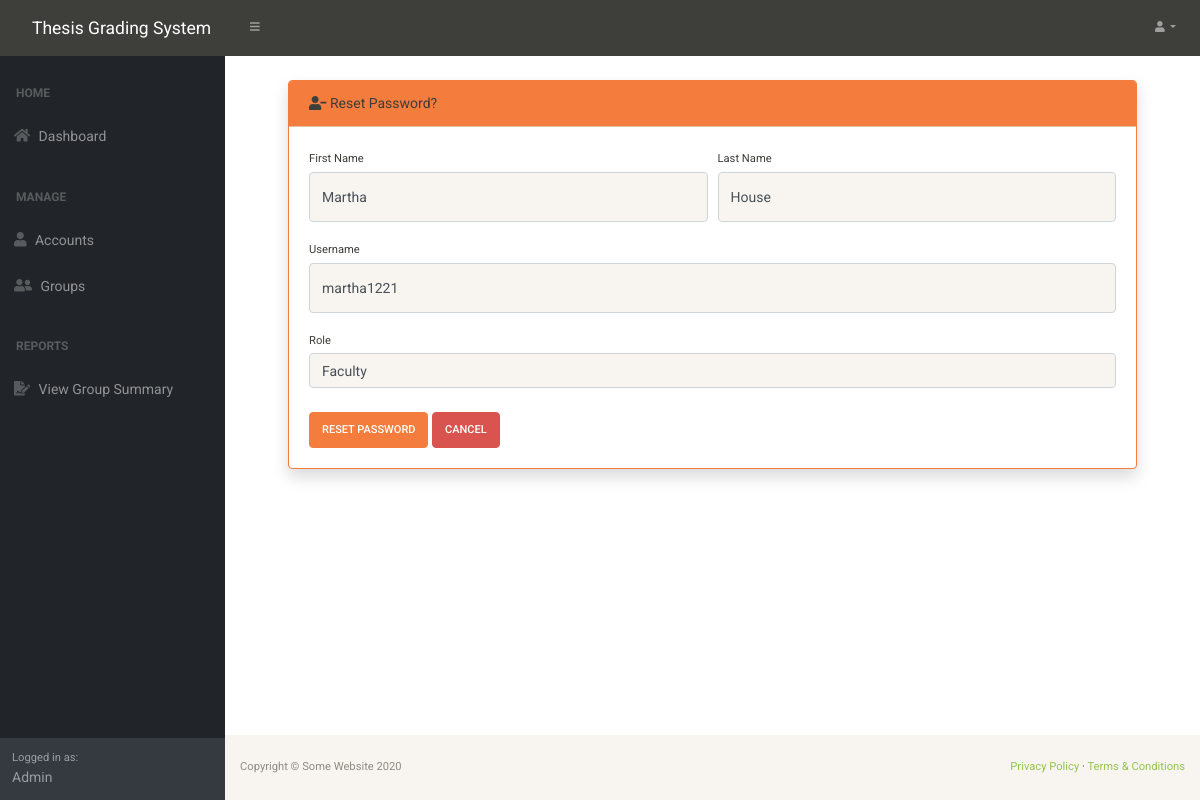
Page /AccountManagement/ResetPassword.php?id=5 (signed in) on the committed database.
### tables this page shows
CREATE TABLE `accounts` (
  `Id` int(11) NOT NULL,
  `Username` varchar(255) NOT NULL,
  `Password` varchar(40) NOT NULL,
  `Firstname` varchar(255) NOT NULL,
  `Lastname` varchar(255) NOT NULL,
  `Role_Id` int(11) NOT NULL,
  `Disabled` tinyint(1) NOT NULL
);

CREATE TABLE `roles` (
  `Id` int(11) NOT NULL,
  `Name` varchar(255) NOT NULL
);

### Backend/classes/DBHandler.php (called while the page is built, shortened)
<?php
require_once("Account.php");
class DBHandler
{
	static private $server = "localhost";
	static private $s_username = "root";
	static private $s_pass = "";
	static private $dbName = "thesis-grading-system-db";
	public static function GetAccountInfo($id){
		$connection = new mysqli(self::$server, self::$s_username, self::$s_pass, self::$dbName);
		$stmt = $connection->prepare("SELECT accounts.*, roles.name AS Role_Name FROM accounts INNER JOIN roles ON accounts.Role_Id = roles.Id WHERE accounts.Id = ?");
		$rc = $stmt->bind_param('d', $id);
		$rc = $stmt->execute();
		$res = $stmt->get_result();
		if($res->num_rows > 0){
			$row = $res->fetch_assoc();
			$acc = Account::CreateAccountWithRoleName($row['Id'], $row['Firstname'], $row['Lastname'], $row['Username'], $row['Role_Id'], $row['Role_Name'], $row['Disabled']);
			return $acc;
		}
		else{
			return NULL;
		}
	}
}
?>

### Backend/classes/Account.php (called while the page is built, shortened)
<?php
class Account{
	public static function CreateAccountWithRoleName($_id, $_firstname, $_lastname, $_username,$_roleId,$_roleName,$_disabled){
		$instance = new Account();
		$instance->id = $_id;
		$instance->firstname = $_firstname;
		$instance->lastname = $_lastname;
		$instance->username = $_username;
		$instance->roleid = $_roleId;
		$instance->rolename = $_roleName;
		$instance->disabled=$_disabled;
		return $instance;
	}
}
?>

### AccountManagement/ResetPassword.php (the view, shortened to what this page needs)
<?php
require_once("../Backend/classes/Account.php");
require_once("../Backend/classes/DBHandler.php");
$current_account = DBHandler::GetAccountInfo($_GET['id']);
?>
<!DOCTYPE html>
<html lang="en">
    <head>
        <link href="../css/styles.css" rel="stylesheet" />
        <link href="../css/bootstrap-sandstone.min.css" rel="stylesheet" />
    </head>
    <body class="sb-nav-fixed">
         <?php include("../PartialViews/Navbar.php")?>
        <div id="layoutSidenav">
            <?php include("../PartialViews/SideNav.php");?>
            <div id="layoutSidenav_content">
                <main>
                    <div class="container-fluid">
                        <div class="card my-4 mx-5 shadow border-warning">
                            <div class="card-header bg-warning">
                                <i class="fas fa-user-minus"></i> Reset Password?
                            </div>
                            <div class="card-body">
                                <div>
                                    <form action ="../Backend/AccountController/reset_pass_from_db.php" method="POST">
                                        <div class="form-row">
                                            <div class="col-md-6">
                                                <div class="form-group">
                                                    <label class="small mb-1" for="inputFirstName">First Name</label>
                                                    <input class="form-control py-4" id="inputFirstName" type="text" placeholder="Enter first name" name = "Firstname"/ value = "<?=$current_account->firstname?>" disabled>
                                                </div>
                                            </div>
                                            <div class="col-md-6">
                                                <div class="form-group">
                                                    <label class="small mb-1" for="inputLastName">Last Name</label>
                                                    <input class="form-control py-4" id="inputLastName" name="Lastname" type="text" placeholder="Enter last name" value = "<?=$current_account->lastname?>" disabled/>
                                                </div>
                                            </div>
                                        </div>
                                        <div class="form-group">
                                            <label class="small mb-1" for="inputUsername">Username</label>
                                            <input class="form-control py-4" id="inputUsername" type="text" aria-describedby="emailHelp" placeholder="Enter Username" name='Username' value = "<?=$current_account->username?>" disabled/>
                                        </div>
                                        <div class="form-group">
                                            <label class="small mb-1" for="inputUsername">Role</label>
                                            <input class = 'form-control' type="text" disabled value = "<?= $current_account->rolename ?>" disabled>
                                        </div>
                                        <div class="form-group mt-4 mb-0">
                                            <button class="btn btn-warning" type = "submit">Reset Password</button>
                                            <a class="btn btn-danger" role="button" href="ManageAccounts.php">Cancel</a>
                                        </div>
                                    </form>
                                </div>
                            </div>
                        </div>
                    </div>
                </main>
                <?php include("../PartialViews/Footer.php"); ?>
            </div>
        </div>
    </body>
</html>

### rows in the picture
accounts: Firstname "Martha", Lastname "House", Username "martha1221", Role_Id.Name "Faculty"

### other values in the picture
$_SESSION["Account"]->rolename "Admin"
